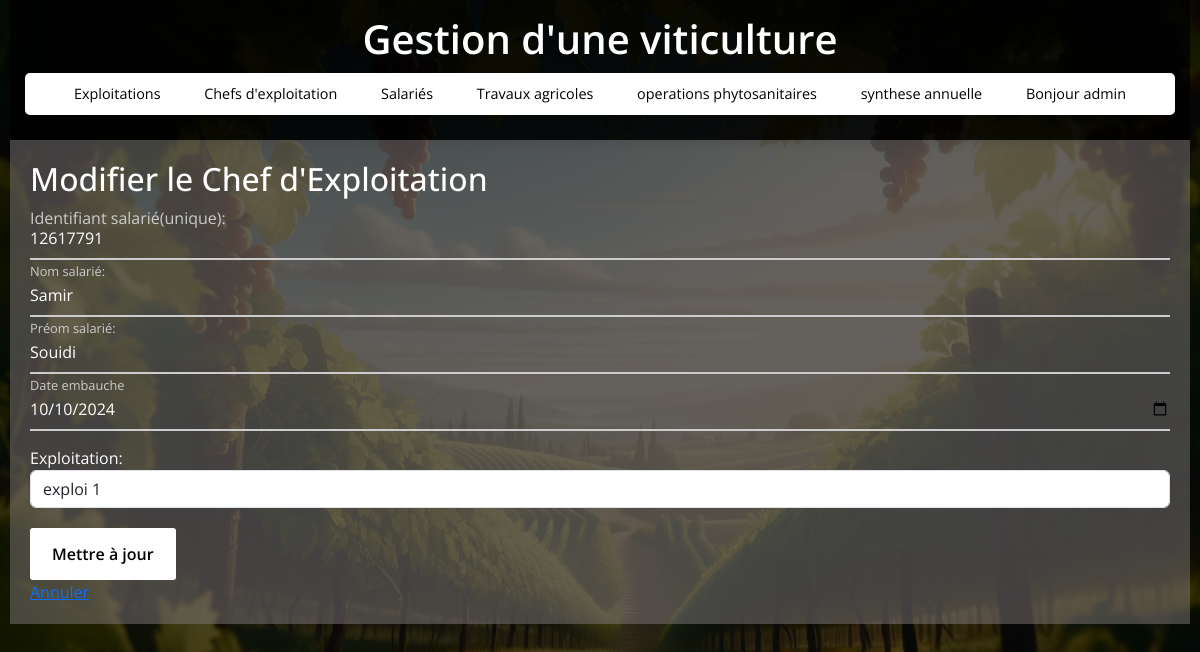
The app's page /salaries/edit/1 (signed in), older data.
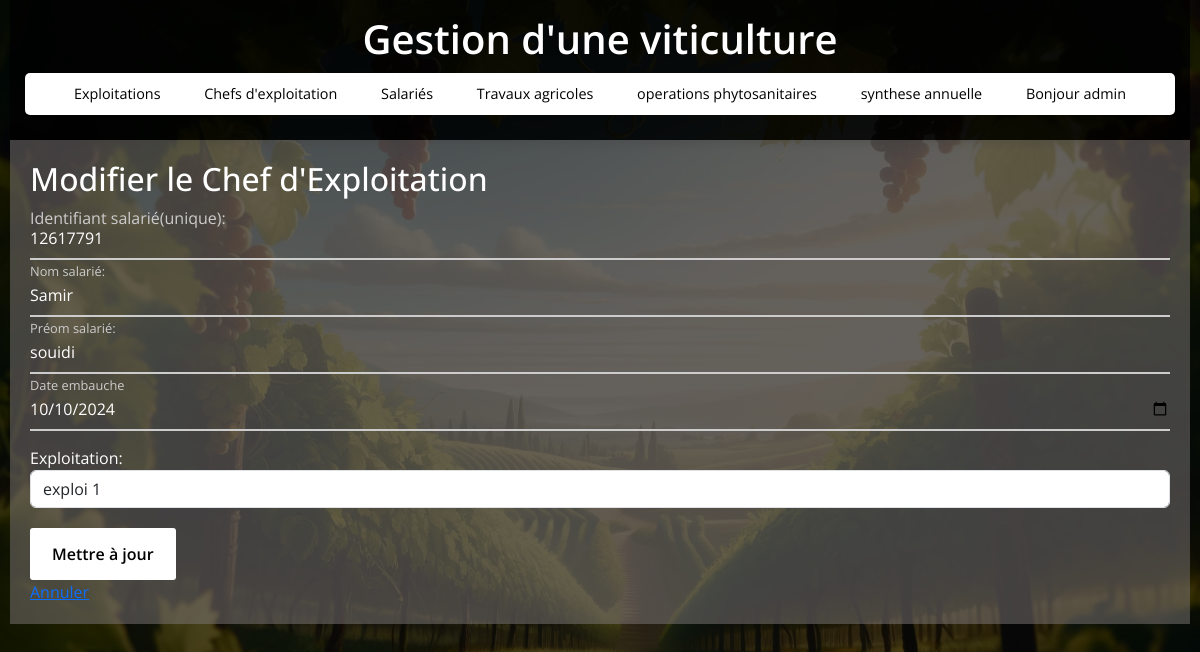
The same page, newer data.
### tables this page shows
CREATE TABLE salaries (
                    id_salarie INTEGER PRIMARY KEY,
                    identifiant_sal TEXT,
                    nom_salarie TEXT,
                    prenom_salarie TEXT,
                    date_embauche TEXT,
                    id_exploitation INTEGER,
                    FOREIGN KEY(id_exploitation) REFERENCES exploitations(id_exploitation)
                );

CREATE TABLE exploitations (
                    id_exploitation INTEGER PRIMARY KEY,
                    nom_exploitation TEXT,
                    superficie REAL
                );

### app.py (the view, shortened to what this page needs)
@app.route('/salaries/edit/<int:id>', methods=('GET', 'POST'))
def edit_salarie(id):
    if 'user_id' not in session:
        return redirect(url_for('login'))
    conn = get_db_connection()
    salarie = conn.execute('SELECT * FROM salaries WHERE id_salarie = ?', (id,)).fetchone()
    exploitations = conn.execute('SELECT * FROM exploitations').fetchall()  # Récupérer toutes les exploitations
    conn.close()
    flash('Salarié modifié avec succès.')
    return render_template('edit_salarie.html', salarie=salarie, exploitations=exploitations)

### app.py (called while the page is built)
def get_db_connection():
    conn = sqlite3.connect(DB_NAME)
    conn.row_factory = sqlite3.Row  # Retourne les résultats sous forme de dictionnaire
    return conn

### templates/edit_salarie.html (shortened to what this page needs)
{% extends 'base.html' %}
{% block content %}
    <h2>Modifier le Chef d'Exploitation</h2>
    <form action="{{ url_for('edit_salarie', id=salarie.id_salarie) }}" method="POST">
        <div class="input-field">
            <input type="text" name="identifiant" value="{{ salarie.identifiant_sal }}" id="identifiant" disabled>
            <label style="    top: 0%;">Identifiant salarié(unique):</label>
        </div>
        <div class="input-field">
            <input type="text" name="nom" id="nom" value="{{ salarie.nom_salarie }}" required>
            <label>Nom salarié:</label>
        </div>
        <div class="input-field">
            <input type="text" name="prenom" id="prenom" value="{{ salarie.prenom_salarie }}" required>
            <label>Préom salarié:</label>
        </div>
        <div class="input-field">
            <input type="date"  name="date_embauche" id="date_embauche" value="{{ salarie.date_embauche }}" required>
            <label>Date embauche</label>
        </div>
        <div >
            <label>Exploitation:</label>
            <select id="id_exploitation" name="id_exploitation"  class="form-control"  required>
                {% for exploitation in exploitations %}
                    <option value="{{ exploitation.id_exploitation }}"
                    {% if exploitation.id_exploitation == salarie.id_exploitation %}selected{% endif %} >{{ exploitation.nom_exploitation }}</option>
                {% endfor %}
            </select>
        </div>
        <button class="button"  type="submit">Mettre à jour</button>
    </form>
    <a href="{{ url_for('salaries') }}">Annuler</a>
{% endblock %}

Row changes from the older to the newer data that the page shows:
changed salaries "Samir": prenom "Souidi" → "souidi"
